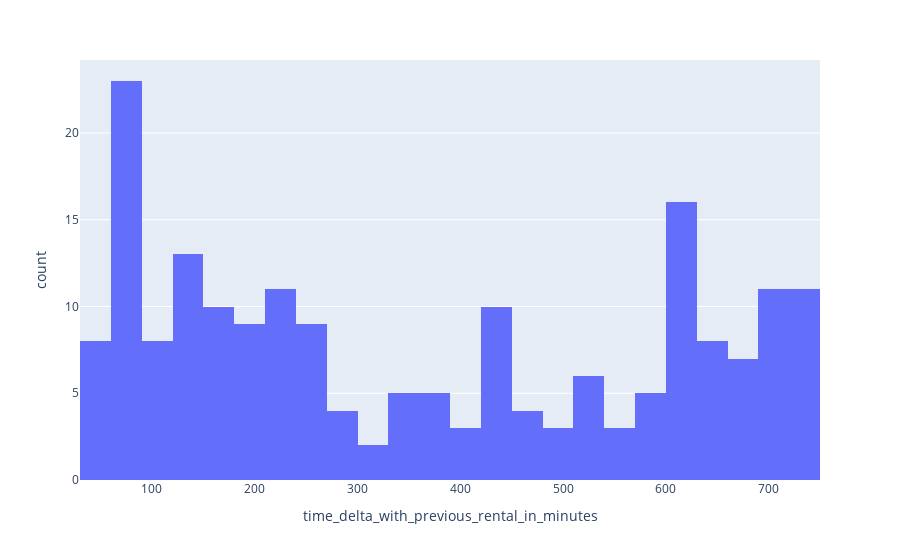

The code cell stored with this chart in its notebook:
### Code cell
fig = px.histogram(df_analysis, x="time_delta_with_previous_rental_in_minutes", nbins=200)
fig.update_traces(xbins=dict( # bins used for histogram
        start=0,
        end=1000.0,
        size=30
    ))
fig.show()

### Figure 1 — Plotly figure (JSON) as saved in the notebook; plotly's stock layout.template omitted (floating-point values rounded to 4 significant figures; data arrays with more than 128 entries replaced by an {"elided": "..."} marker saying what was removed)
{"data": [{"bingroup": "x", "hovertemplate": "time_delta_with_previous_rental_in_minutes=%{x}<br>count=%{y}<extra></extra>", "legendgroup": "", "marker": {"color": "#636efa", "pattern": {"shape": ""}}, "name": "", "nbinsx": 200, "orientation": "v", "showlegend": false, "type": "histogram", "x": {"elided": "194 float values"}, "xaxis": "x", "xbins": {"end": 1000, "size": 30, "start": 0}, "yaxis": "y"}], "layout": {"barmode": "relative", "legend": {"tracegroupgap": 0}, "margin": {"t": 60}, "xaxis": {"anchor": "y", "domain": [0, 1], "title": {"text": "time_delta_with_previous_rental_in_minutes"}}, "yaxis": {"anchor": "x", "domain": [0, 1], "title": {"text": "count"}}}}
